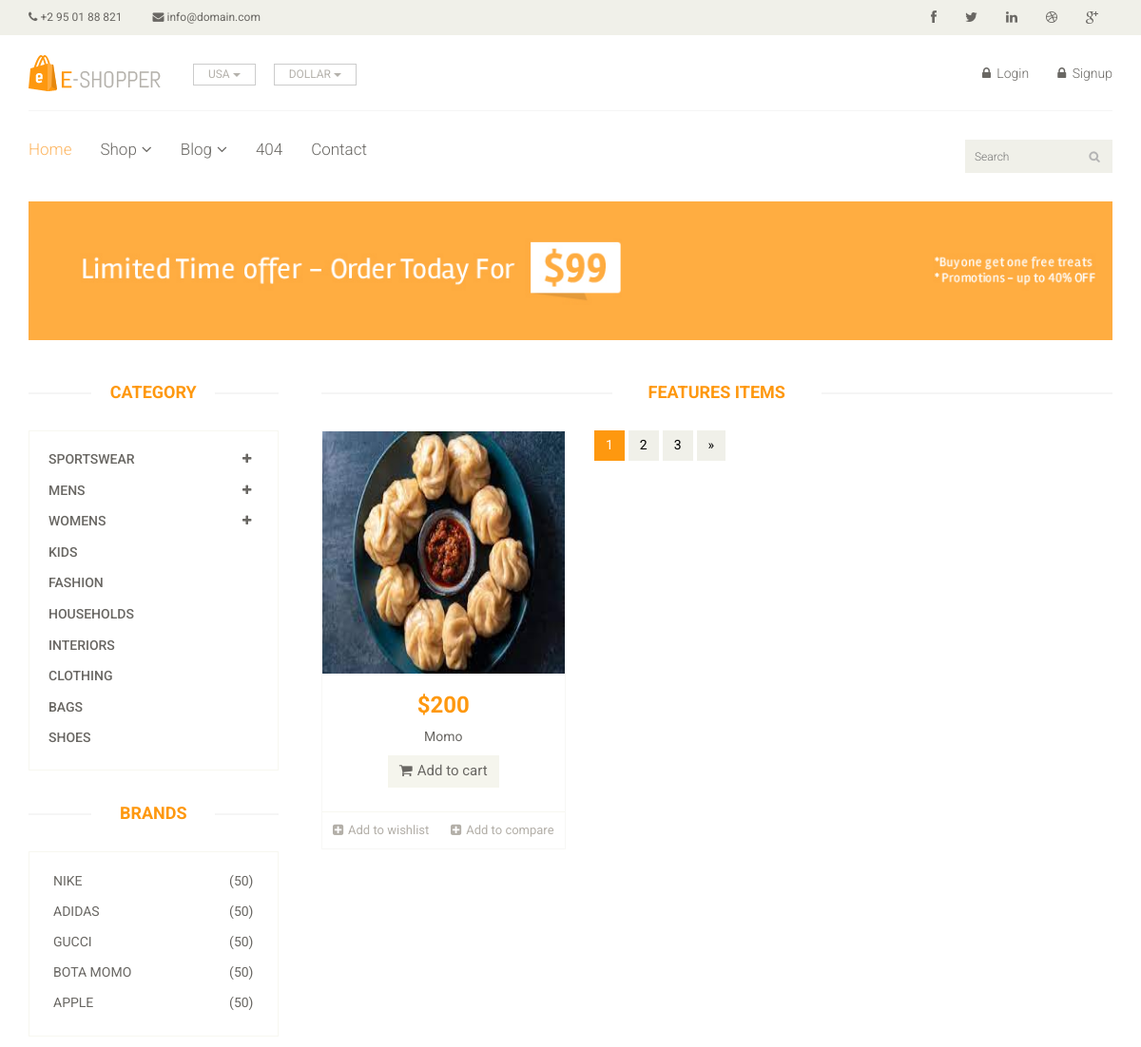
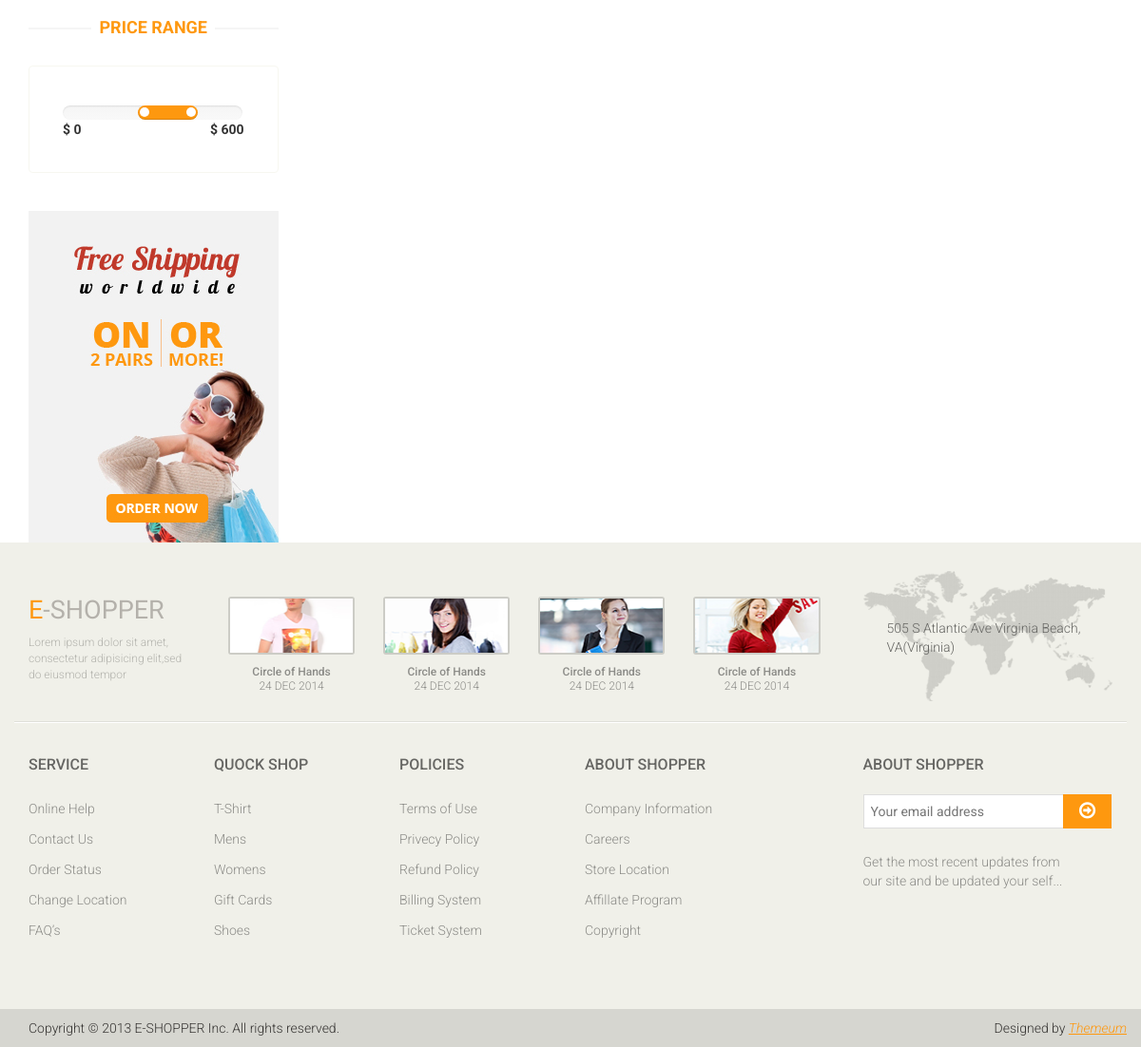
/brand/Bota MOMO, run on the app's committed database (2 pictures, top to bottom).
### home/models.py (models this page shows, shortened)
class Brand(models.Model):
	title = models.CharField(max_length = 400)
	slug = models.CharField(max_length = 500, unique = True)
	description = models.TextField()
	def get_url(self):
		return reverse("home:brand",kwargs = {'slug':self.slug})

class Product(models.Model):
	title = models.CharField(max_length = 500)
	slug = models.CharField(max_length = 500, default = "", blank = True)
	price = models.IntegerField()
	discounted_price = models.IntegerField()
	status = models.CharField(max_length = 100, choices = (('active','active'),('','inactive')))
	image = models.ImageField(upload_to = 'media')
	description = models.TextField(blank = True)
	labels = models.CharField(max_length = 100, choices = (('new','new'),('hot','hot'),('sale','sale')))
	category = models.ForeignKey(Category, on_delete = models.CASCADE)
	subcategory = models.ForeignKey(SubCategory, on_delete = models.CASCADE)
	brand = models.ForeignKey(Brand, on_delete = models.CASCADE, null = True)
	stock = models.CharField(max_length = 100, choices = (('In Stock','In Stock'),('Out of Stock','Out of Stock')))

### home/views.py (the view)
# urls.py: path('brand/<slug>', BrandViews.as_view(), name = 'brand'),
class BrandViews(BaseView):
	def get(self,request,slug):
		id = Brand.objects.get(slug = slug).id
		self.views['brands_product'] = Product.objects.filter(brand_id = id)
		return render(request,'brand.html',self.views)

### templates/brand.html (shortened to what this page needs)
{% extends 'base.html' %}
{% load static %}
{% block content %}
	<section id="advertisement">
		<div class="container">
			<img src="images/shop/advertisement.jpg" alt="" />
		</div>
	</section>
	<section>
		<div class="container">
			<div class="row">
				<div class="col-sm-3">
					<div class="left-sidebar">
						<h2>Category</h2>
						<div class="panel-group category-products" id="accordian">
							<div class="panel panel-default">
								<div class="panel-heading">
									<h4 class="panel-title">
										<a data-toggle="collapse" data-parent="#accordian" href="#sportswear">
											<span class="badge pull-right"><i class="fa fa-plus"></i></span>
											Sportswear
										</a>
									</h4>
								</div>
							</div>
							<div class="panel panel-default">
								<div class="panel-heading">
									<h4 class="panel-title">
										<a data-toggle="collapse" data-parent="#accordian" href="#mens">
											<span class="badge pull-right"><i class="fa fa-plus"></i></span>
											Mens
										</a>
									</h4>
								</div>
							</div>
							<div class="panel panel-default">
								<div class="panel-heading">
									<h4 class="panel-title">
										<a data-toggle="collapse" data-parent="#accordian" href="#womens">
											<span class="badge pull-right"><i class="fa fa-plus"></i></span>
											Womens
										</a>
									</h4>
								</div>
							</div>
							<div class="panel panel-default">
								<div class="panel-heading">
									<h4 class="panel-title"><a href="#">Kids</a></h4>
								</div>
							</div>
							<div class="panel panel-default">
								<div class="panel-heading">
									<h4 class="panel-title"><a href="#">Fashion</a></h4>
								</div>
							</div>
							<div class="panel panel-default">
								<div class="panel-heading">
									<h4 class="panel-title"><a href="#">Households</a></h4>
								</div>
							</div>
							<div class="panel panel-default">
								<div class="panel-heading">
									<h4 class="panel-title"><a href="#">Interiors</a></h4>
								</div>
							</div>
							<div class="panel panel-default">
								<div class="panel-heading">
									<h4 class="panel-title"><a href="#">Clothing</a></h4>
								</div>
							</div>
							<div class="panel panel-default">
								<div class="panel-heading">
									<h4 class="panel-title"><a href="#">Bags</a></h4>
								</div>
							</div>
							<div class="panel panel-default">
								<div class="panel-heading">
									<h4 class="panel-title"><a href="#">Shoes</a></h4>
								</div>
							</div>
						</div>
						<div class="brands_products">
							<h2>Brands</h2>
							<div class="brands-name">
								<ul class="nav nav-pills nav-stacked">
									{% for brand in brands %}
									<li><a href="{{brand.get_url}}"> <span class="pull-right">(50)</span>{{brand.title}}</a></li>
									{% endfor %}
							</div>
						</div>
						<div class="price-range">
							<h2>Price Range</h2>
							<div class="well">
								 <input type="text" class="span2" value="" data-slider-min="0" data-slider-max="600" data-slider-step="5" data-slider-value="[250,450]" id="sl2" ><br />
								 <b>$ 0</b> <b class="pull-right">$ 600</b>
							</div>
						</div>
						<div class="shipping text-center">
							<img src="images/home/shipping.jpg" alt="" />
						</div>
					</div>
				</div>
				<div class="col-sm-9 padding-right">
					<div class="features_items">
						<h2 class="title text-center">Features Items</h2>
						{% for brand in brands_product %}
						<div class="col-sm-4">
							<div class="product-image-wrapper">
								<div class="single-products">
									<div class="productinfo text-center">
										<img src="{{brand.image.url}}" alt="" />
										<h2>${{brand.price}}</h2>
										<p>{{brand.title}}</p>
										<a href="#" class="btn btn-default add-to-cart"><i class="fa fa-shopping-cart"></i>Add to cart</a>
									</div>
									<div class="product-overlay">
										<div class="overlay-content">
										</div>
									</div>
								</div>
								<div class="choose">
									<ul class="nav nav-pills nav-justified">
										<li><a href=""><i class="fa fa-plus-square"></i>Add to wishlist</a></li>
										<li><a href=""><i class="fa fa-plus-square"></i>Add to compare</a></li>
									</ul>
								</div>
							</div>
						</div>
						{% endfor %}
						<ul class="pagination">
							<li class="active"><a href="">1</a></li>
							<li><a href="">2</a></li>
							<li><a href="">3</a></li>
							<li><a href="">&raquo;</a></li>
						</ul>
					</div>
				</div>
			</div>
		</div>
	</section>
{% endblock %}

### data on the page
Brand: title "NIKE"
Brand: title "ADIDAS"
Brand: title "GUCCI"
Brand: title "BOTA MOMO"
Brand: title "APPLE"
Product: image (picture), price "200", title "Momo"
